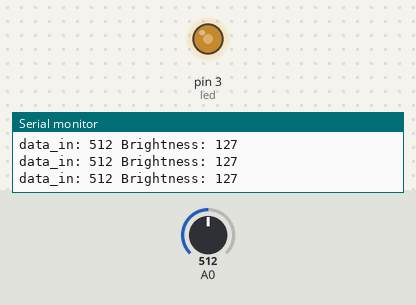
A sketch run on a simulated Arduino Uno, built with avr-gcc and run on an emulated ATmega328P. Shown: output pins drawn as LEDs (lit = HIGH), the last lines printed to the serial monitor. Inputs (shaded band) come from the test bench; at power-on: A0 = 512.

Above: at 1.2 s.
1.3 s: A0 set to 716
At 2.8 s:
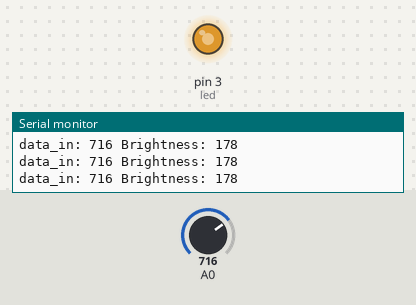
3.1 s: A0 set to 900
At 4.2 s:
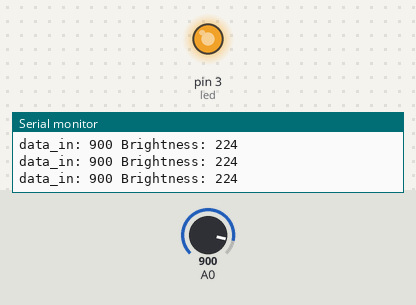
4.7 s: A0 set to 122
At 5.5 s:
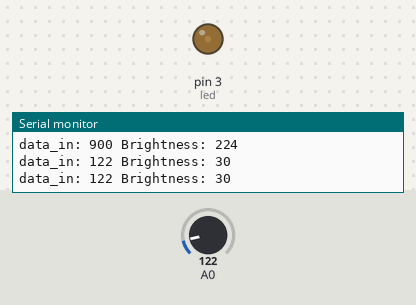
6.3 s: A0 set to 0
At 6.9 s:
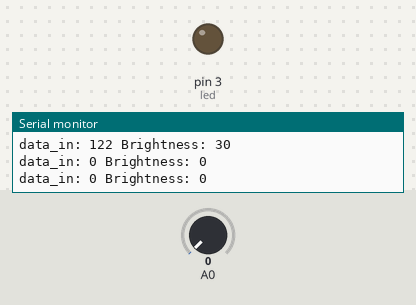
7.9 s: A0 set to 511
At 9.4 s:
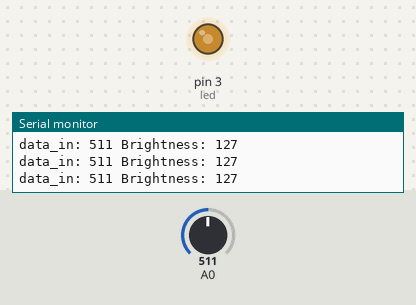
Timing chart, 0 to 10.5 s (numbered marks = the images above; inputs shaded):
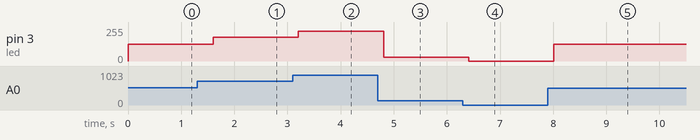

Measured:
- after the input at 1.3 s, pin 3 (led): 127/255 → 178/255 after 0.30 s
- after the input at 3.1 s, pin 3 (led): 178/255 → 224/255 after 0.11 s
- after the input at 4.7 s, pin 3 (led): 224/255 → 30/255 after 0.11 s
- after the input at 6.3 s, pin 3 (led): 30/255 → 0/255 after 0.11 s
- after the input at 7.9 s, pin 3 (led): 0/255 → 127/255 after 0.11 s

The sketch:

LAB3_AnalogInputBrightness.ino
```cpp
/* Sketch ET156 Lab 3 Analog Input
David Gamache
Use potentiometer to enter a brightness to light an LED
6/28/16
*/
unsigned int brightness=0;
unsigned int data_in = 0;
int led=3;

// Set up the i/o
void setup()
{
	pinMode(led, OUTPUT);
	Serial.begin(9600);
}

// poll the potentiometer and
void loop()
{
	data_in = analogRead(0); // returns 0 to 1023
  Serial.print("data_in: ");
  Serial.print(data_in);
	brightness = ((float)data_in / 1023.0) * 255.0;
	// calculate the value to drive the brightness of the LED
  Serial.print(" Brightness: ");
	Serial.println(brightness);
	analogWrite(led, brightness);
	delay(400);// wait before testing the pot again
}
```
